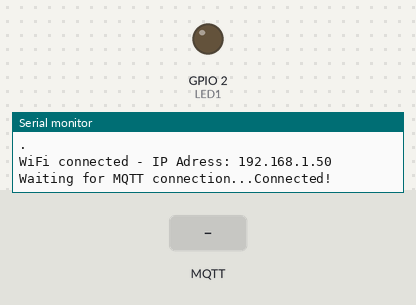
The program below on a simulated ESP8266 (NodeMCU). Parts: output pins drawn as LEDs (lit = HIGH), the last lines printed to the serial monitor. The test bench sets the inputs (shaded band). WiFi joins after 1.5 s; servers stay silent unless stated; random numbers use the default seed unless the program sets one; no MQTT or app messages arrive unless stated.

Above: at 2.7 s.
2.8 s: MQTT message "1" arrives on the first subscribed topic
At 3.6 s:
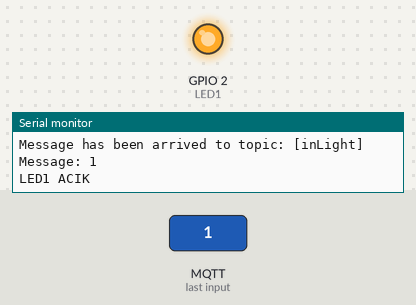
4.3 s: MQTT message "0" arrives on the first subscribed topic
At 4.8 s:
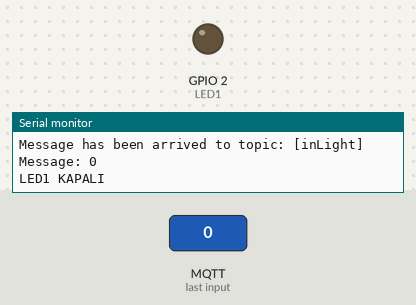
Timing chart, 0 to 7.3 s (numbered marks = the images above; inputs shaded):
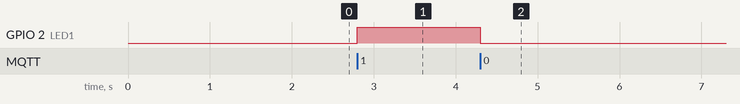

The program:

main.cpp
```cpp
/*
MQTT protokolü ile remote sekilde LED kontrolu.
Senaryolar eklenebilir. MQTT Broker burada mesaj yayinlama merkezimiz.
ESP32 ve ESP8266 gibi WiFi'a baglanabilen mikrokontrolculer ve
MQTT'nin asenkron olmasi ve dusuk kaynak tuketimi birlesince IoT evreninde basarili isler cikiyor.

Bu projede ESP8266 modulu ve PubsubClient kutuphanesini kullaniyorum.
LED'i herhangi bir GPIO baglayabilirsiniz.
*/

#include <Arduino.h>
#include <ESP8266WiFi.h>
#include <PubSubClient.h>  //Bu kutuphaneyi kullanarak ESP8266'da MQTT protokolunu kullanabiliyoruz.
// Asagidaki verileri kendi bilgilerimize göre dolduruyoruz.
const char* ssid = "YOUR WIFI SSID";
const char* password = "YOUR WIFI PASSWORD";
const char* mqtt_server = "YOUR MQTT BROKER IP";
#define LED1 2 // led tanimlama.

WiFiClient espClient;
PubSubClient client(espClient);

void setup_wifi() // WiFi agina baglanmamizi saglayan fonksiyon.
{
  delay(10);
  Serial.println();
  Serial.print("Connecting to ");
  Serial.print(ssid);
  WiFi.begin(ssid, password);
  while (WiFi.status() != WL_CONNECTED) {
    delay(500);
    Serial.println(".");
  }
  Serial.println("");
  Serial.print("WiFi connected - IP Adress: ");
  Serial.println(WiFi.localIP());
}

//Asagida 2 cesit callback fonksiyonu yazilisi var. Amaciniza gore secebilirsiniz.
// Birincisi ve ikincisi format olarak farklı şekilde bit payload gönderiyor.
void callback(char* topic, byte* payload, unsigned int length) {
   Serial.print("Message has been arrived to topic: [");
  Serial.print(topic);
  Serial.print("] ");
  Serial.print("Message: ");

  String message;
  for (int i = 0; i < length; i++)
  { message = message + (char)payload[i]; }  // Byte'tan string'e cevirme.
   Serial.print(message);

   //Aşağıdaki "" içini string ile doldurabiliriz. Ac-kapat sinyalini neyle vermek istersek.
  if(message == "0")
  {
    digitalWrite(LED1,LOW);
    Serial.println("\nLED1 KAPALI");
  }
  else if(message == "1")
  {
    digitalWrite(LED1,HIGH);
    Serial.println("\nLED1 ACIK");
  }
  else {Serial.print("\nSadece 0 veya 1'e basiniz");}

  Serial.println();
}

// Bu callback fonksiyonu, farkli topiclerdeki switch kontrolu icin yazilmistir. MQTT broker'da topicler ona gore ayarlanmalidir.
//Tabii ki ayni sekilde giris cikislar ve parametreler de duzeltilmelidir.
/*void callback(char* topic, byte* payload, unsigned int length) {
   Serial.print("Mesaj topic'e ulasti: [");
  Serial.print(topic);
  Serial.print("] ");

  Serial.print("Mesaj: ");

  String message;
  for (int i = 0; i < length; i++) {
    message = message + (char)payload[i];  //Byte'tan string'e cevirme.
  }
   Serial.print(message);
  if(strcmp(topic,"inLight/1023")==0){
    if(message == "ac")
    {
      digitalWrite(LED1,HIGH);
      Serial.println("\nLED1 acildi");
    }
    else if(message == "kapat")
    {
      digitalWrite(LED1,LOW);
      Serial.println("\nLED1 kapandi");}
    else
    {Serial.println("\nSadece "ac" ve "kapat" yaziniz");}
  }
  if(strcmp(topic,"inLight/1024")==0){
    if(message == "ac")
    {
      digitalWrite(LED2,HIGH);
      Serial.println("\nLED2 acildi");
    }
    else if(message == "kapat")
    {
      digitalWrite(LED2,LOW);
      Serial.println("\nLED2 kapandi");}
    else
    {Serial.println("\nSadece "ac" ve "kapat" yaziniz");}
  }
  Serial.println();
}
*/

void reconnect() {
  while (!client.connected()) {
    Serial.print("Waiting for MQTT connection...");
    String clientId = "ESP8266Client-";
    clientId += String(random(0xffff), HEX);
    // Attempt to connect
    if (client.connect(clientId.c_str())) {
      Serial.println("Connected!");
      // Once connected, publish an announcement...
      client.publish("DurumTopic", "Baglanildi!"); //Baglaninca DurumTopic adli topic'in bildirim yayinlamasini istedim.
     client.subscribe("inLight");
     //2. callback fonksiyonunu yazdiysak asagidaki topicleri hem yazilimda hem de MQTT broker icinde aktif etmemiz gerekiyor.
     //client.subscribe("inLight/1023");
     //client.subscribe("inLight/1024");
    } else {
      Serial.print("failed, rc=");
      Serial.print(client.state());
      Serial.println(" try again in 5 seconds");
      delay(5000);
    }
  }
}


void setup() {
    // put your setup code here, to run once:
  pinMode(LED1, OUTPUT);  //Ledleri cikis olarak ayarlama
  digitalWrite(LED1,LOW);
  Serial.begin(115200);  // Burada tanimladigimizi .ini dosyasında da tanımlayarak baud rate'in uyumlu olmasini saglamamiz lazim.
  setup_wifi();
  client.setServer(mqtt_server, 1883); //Port ayari
  client.setCallback(callback);
}


void loop() {
  if (!client.connected()) {
    reconnect();
  }
  client.loop();
}
```

Measured:
- after the input at 2.8 s, GPIO 2 (LED1): LOW → HIGH at once
- after the input at 4.3 s, GPIO 2 (LED1): HIGH → LOW at once
